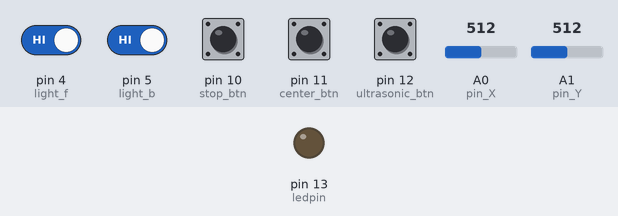
Recording of a program running on a simulated Arduino Pro Mini, built with avr-gcc and run on an emulated ATmega328P. Shown: output pins drawn as LEDs (lit = HIGH). Inputs (shaded band) come from the test bench; at power-on: pin 4 (light_f), pin 5 (light_b), pin 10 (stop_btn), pin 11 (center_btn), pin 12 (ultrasonic_btn) HIGH, A0 (pin_X) = 512, A1 (pin_Y) = 512. What the program prints to the serial monitor is not drawn.

Above: at 1.2 s.
1.3 s: pin 10 (stop_btn) pulled LOW for 0.15 s
At 1.45 s:
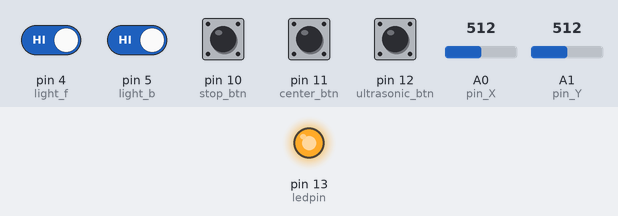
3.1 s: A0 (pin_X) set to 380
5.2 s: A1 (pin_Y) set to 380
6.8 s: pin 4 (light_f) driven LOW
8.5 s: pin 5 (light_b) driven LOW
11.5 s: pin 11 (center_btn) pulled LOW for 0.15 s
Timing chart, 0 to 14.5 s (numbered marks = the images above; inputs shaded):
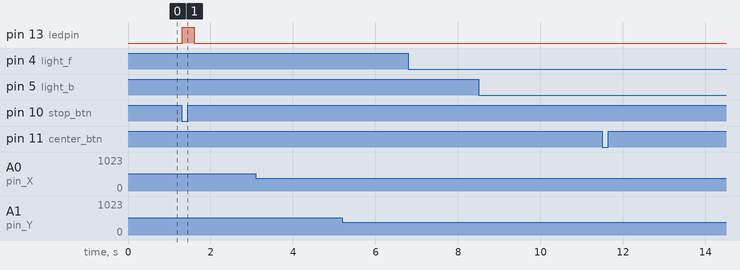

The program:

main.cpp
```cpp
#include <Arduino.h>
//Shift+Alt+F format
#define pin_X A0
#define pin_Y A1
#define center_btn 11 //center
#define ultrasonic_btn 12 //r2
#define stop_btn 10 //r
#define light_f 4
#define light_b 5
#define ledpin 13
#define AxeXZero 508
#define AxeYZero 558
#define k 20 //4
#define diff 70 //20
#define max_val 390 //512
#define min_val -390 //512
#define max_speed 2900
#define min_speed -2900

//       Y
//      900
//       |
// <<900---100>> X
//       |
//      100


uint8_t DataSend[20] = {
    0,
};
int32_t speed_left, speed_right;
int32_t pos_Y, pos_X;
uint8_t zero_count = 0;
uint8_t forw_led_sv = 0;
uint8_t back_led_sv = 0;
void getValue()
{
  pos_Y = (analogRead(pin_Y) - AxeYZero);
  if (pos_Y < k && pos_Y > (-1 * k))
    pos_Y = 0;
  pos_X = analogRead(pin_X);
  //Serial.println(String(analogRead(pin_Y)) + " | " + String(analogRead(pin_X)));
  /*if ((pos_X < AxeXZero - k) || (pos_X > AxeXZero + k))
  {
    speed_left = pos_Y + (pos_X - AxeXZero);
    speed_right = pos_Y - (pos_X - AxeXZero);
  }
  */
  if ((pos_X < AxeXZero - k) || (pos_X > AxeXZero + k))
  {
    if (pos_Y >= 0)
    {
      speed_left = pos_Y + (pos_X - AxeXZero);
      speed_right = pos_Y - (pos_X - AxeXZero);
    }
    else
    {
      speed_left = pos_Y - (pos_X - AxeXZero);
      speed_right = pos_Y + (pos_X - AxeXZero);
    }
  }

  /*if ((pos_X > (AxeXZero + k)) || (pos_X > (AxeXZero + k)))
  {
    if (pos_Y > (AxeYZero + k))
    {
      speed_left = pos_Y + (pos_X - AxeXZero);
      speed_right = pos_Y - (pos_X - AxeXZero);
    }
    else
    {
      speed_left = pos_Y - (pos_X - AxeXZero);
      speed_right = pos_Y + (pos_X - AxeXZero);
    }
  }
  else if (pos_X < (AxeXZero - k))
  {
    if (pos_Y < (AxeYZero + k))
    {
      speed_left = pos_Y - (pos_X - AxeXZero);
      speed_right = pos_Y + (pos_X - AxeXZero);
    }
    else
    {
      speed_left = pos_Y + (pos_X - AxeXZero);
      speed_right = pos_Y - (pos_X - AxeXZero);
    }
  }*/
  else
  {
    speed_left = pos_Y;
    speed_right = pos_Y;
  }

  if (speed_left > max_val)
    speed_left = max_val;
  else if (speed_left < min_val)
    speed_left = min_val;
  else if ((speed_left > 0 && speed_left < diff) || (speed_left < 0 && speed_left > -diff))
    speed_left = 0;
  if (speed_right > max_val)
    speed_right = max_val;
  else if (speed_right < min_val)
    speed_right = min_val;
  else if ((speed_right > 0 && speed_right < diff) || (speed_right < 0 && speed_right > -diff))
    speed_right = 0;
  speed_left = map(speed_left, min_val, max_val, min_speed, max_speed);
  speed_right = map(speed_right, min_val, max_val, min_speed, max_speed);
  //Serial.println(String(speed_left) + " | " + String(speed_right));
  delay(5);
}
void send_data()
{
  DataSend[0] = 69; //E
  DataSend[1] = 53; //5
  DataSend[2] = 68; //D
  DataSend[3] = 84; //T
  uint8_t rever[4];
  int32_t *p_val = (int32_t *)&rever[0];
  *p_val = *(&speed_left);
  uint8_t i;
  for (i = 0; i < 4; i++)
  {
    DataSend[i + 4] = rever[3 - i];
  }
  *p_val = *(&speed_right);
  for (i = 0; i < 4; i++)
  {
    DataSend[i + 8] = rever[3 - i];
  }
  if (speed_left != 0 || speed_right != 0)
  {
    zero_count = 0;
    Serial.write(DataSend, 12);
    //delay(100);
  }
  else if (zero_count < 5)
  {
    zero_count++;
    Serial.write(DataSend, 12);
  }
  delay(30);
}
void get_button()
{
  static uint8_t stop_btn_press = 0;
  static uint8_t ultrasonic_btn_press = 0;
  static uint8_t center_btn_press = 0;
  static uint8_t light_f_press = 0;
  static uint8_t light_b_press = 0;
  stop_btn_press = digitalRead(stop_btn);
  ultrasonic_btn_press = digitalRead(ultrasonic_btn);
  center_btn_press = digitalRead(center_btn);
  light_f_press = digitalRead(light_f);
  light_b_press = digitalRead(light_b);
  static uint8_t stop_btn_trig = 0;
  static uint8_t ultrasonic_btn_trig = 0;
  static uint8_t center_btn_trig = 0;
  static uint8_t light_f_trig = 0;
  static uint8_t light_b_trig = 0;
  if (!stop_btn_press && stop_btn_trig == 0)
  {
    digitalWrite(ledpin, 1);
    Serial.print("E5dStop_====");
    delay(300);
    stop_btn_press = digitalRead(stop_btn);
    if (!stop_btn_press)
    {
      Serial.print("E5dStop_====");
      delay(1600);
      stop_btn_press = digitalRead(stop_btn);
      if (!stop_btn_press)
      {
        Serial.print("E5dReset====");
        digitalWrite(ledpin, 0);
        stop_btn_trig = 1;
        delay(300);
      }
      /*while (!stop_btn_press)
      {
        stop_btn_press = digitalRead(stop_btn);
        delay(50);
      }*/
    }
  }
  else if (stop_btn_press) stop_btn_trig = 0;
  digitalWrite(ledpin, 0);
  if (!ultrasonic_btn_press && ultrasonic_btn_trig == 0)
  {
    delay(30);
    ultrasonic_btn_press = digitalRead(ultrasonic_btn);
    if (!ultrasonic_btn_press)
    {
      Serial.print("E5dUltOf====");
      delay(2000);
      ultrasonic_btn_press = digitalRead(ultrasonic_btn);
      if (!ultrasonic_btn_press)
      {
        Serial.print("E5dUltOn===="); //disable ultrasonic
        ultrasonic_btn_trig = 1;
        delay(300);
      }
      /*while (!ultrasonic_btn_press)
      {
        ultrasonic_btn_press = digitalRead(ultrasonic_btn);
        delay(50);
      }*/
    }
  }
  else if (ultrasonic_btn_press) ultrasonic_btn_trig = 0;
  if (!center_btn_press && center_btn_trig == 0)
  {
    delay(250);
    center_btn_press = digitalRead(center_btn);
    if (!center_btn_press)
    {
      forw_led_sv = !forw_led_sv;
      if (forw_led_sv) Serial.print("E5dCnOn_====");
      else Serial.print("E5dCnOf_====");
      center_btn_trig = 1;
      delay(50);
      /*while (!center_btn_press)
      {
        center_btn_press = digitalRead(center_btn);
        delay(50);
      }*/
    }
  }
  else if (center_btn_press) center_btn_trig = 0;

  if (!light_f_press && light_f_trig == 0)
  {
    delay(250);
    light_f_press = digitalRead(light_f);
    if (!light_f_press)
    {
      forw_led_sv = !forw_led_sv;
      if (forw_led_sv) Serial.print("E5dFlOn_====");
      else Serial.print("E5dFlOf_====");
      light_f_trig = 1;
      delay(50);
    }
  }
  else if (light_f_press) light_f_trig = 0;

  if (!light_b_press && light_b_trig == 0)
  {
    delay(250);
    light_b_press = digitalRead(light_b);
    if (!light_b_press)
    {
      back_led_sv = !back_led_sv;
      if (back_led_sv) Serial.print("E5dBlOn_====");
      else Serial.print("E5dBlOf_====");
      light_b_trig = 1;
      delay(50);
    }
  }
  else if (light_b_press) light_b_trig = 0;
}

void setup()
{
  Serial.begin(19200);
  pinMode(ledpin, OUTPUT);
  pinMode(pin_X, INPUT);
  pinMode(pin_Y, INPUT);
  pinMode(stop_btn, INPUT);
  pinMode(ultrasonic_btn, INPUT);
  pinMode(center_btn, INPUT);
  pinMode(light_f, INPUT);
  pinMode(light_b, INPUT);
  pinMode(stop_btn, INPUT_PULLUP);
  pinMode(ultrasonic_btn, INPUT_PULLUP);
  pinMode(center_btn, INPUT_PULLUP);
}

void loop()
{
  get_button();
  getValue();
  send_data();
  //Serial.println(String(speed_left) + " | " + String(speed_right));
}
```

Measured:
- after the input at 1.3 s, pin 13 (ledpin): LOW → HIGH at once, → LOW 0.30 s later
- after the input at 3.1 s, every drawn part: stays the same
- after the input at 5.2 s, every drawn part: stays the same
- after the input at 6.8 s, every drawn part: stays the same
- after the input at 8.5 s, every drawn part: stays the same
- after the input at 11.5 s, every drawn part: stays the same
